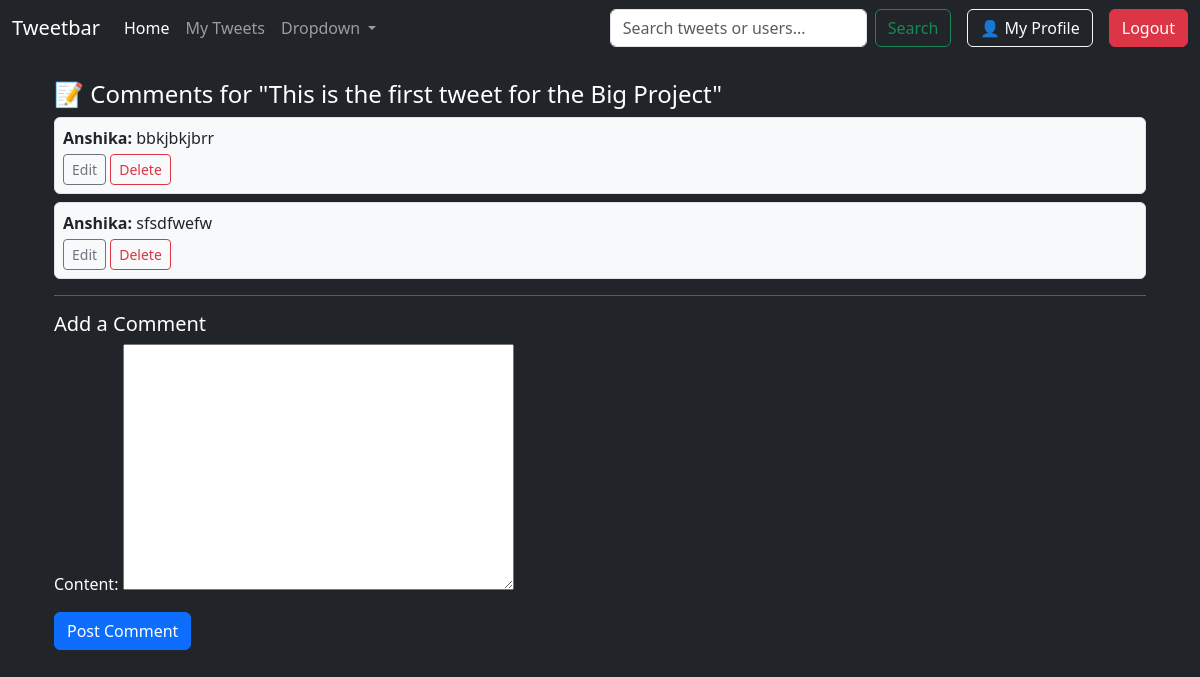
/comment/1/comments/ (signed in), run on an earlier commit of the app's database.
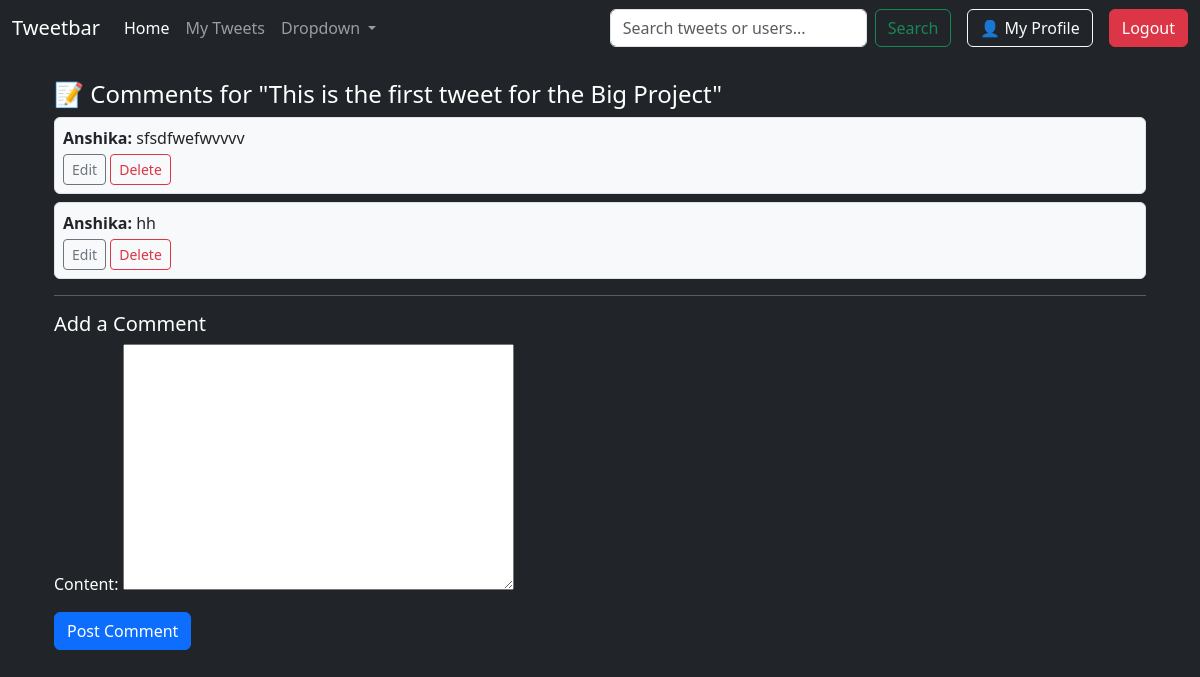
And on a later commit of the database.
### comments/models.py (models this page shows, shortened)
class Comment(models.Model):
    user = models.ForeignKey(User, on_delete=models.CASCADE)
    tweet = models.ForeignKey(Tweet, on_delete=models.CASCADE, related_name="comments")
    content = models.TextField()
    created_at = models.DateTimeField(default=timezone.now)

### comments/views.py (the view, shortened to what this page needs)
# urls.py: path('<int:tweet_id>/comments/', comment_list, name='comment_list'),
@login_required
def comment_list(request, tweet_id):
    tweet = get_object_or_404(Tweet, id=tweet_id)
    comments = tweet.comments.all()
    form = CommentForm()
    return render(request, 'comments/comment_list.html', {
        'tweet': tweet,
        'comments': comments,
        'form': form,
    })

### comments/forms.py
class CommentForm(forms.ModelForm):
    class Meta:
        model = Comment
        fields = ['content']

### comments/templates/comments/comment_list.html (shortened to what this page needs)
{% extends "layout.html" %}
{% block content %}
<div class="container mt-4">
    <h4>📝 Comments for "{{ tweet.text }}"</h4>
    {% for comment in comments %}
        <div class="border rounded p-2 my-2 bg-light text-dark">
            <strong>{{ comment.user.username }}:</strong> {{ comment.content }}
            {% if comment.user == request.user %}
                <div class="mt-1">
                    <a href="{% url 'edit_comment' comment.id %}" class="btn btn-sm btn-outline-secondary">Edit</a>
                    <a href="{% url 'delete_comment' comment.id %}" class="btn btn-sm btn-outline-danger"
                       onclick="return confirm('Are you sure you want to delete this comment?');">Delete</a>
                </div>
            {% endif %}
        </div>
    {% empty %}
        <p>No comments yet.</p>
    {% endfor %}
    <hr>
    <h5>Add a Comment</h5>
    <form method="POST">
        {{ form.as_p }}
        <button type="submit" class="btn btn-primary">Post Comment</button>
    </form>
</div>
{% endblock %}

What changed in the data, as far as the page shows it:
removed Comment: user.username "Anshika", content "bbkjbkjbrr", shows "Edit"
changed Comment: content "sfsdfwefw" → "sfsdfwefwvvvv"
added Comment: user.username "Anshika", content "hh", shows "Edit"
